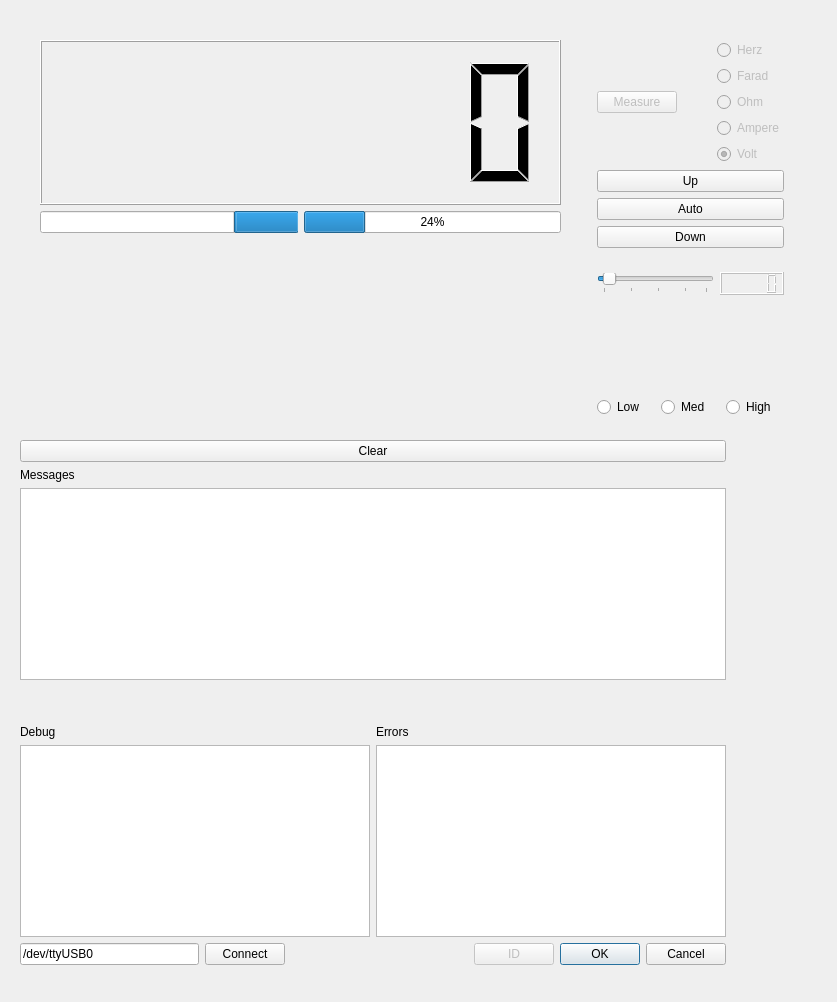
<?xml version="1.0" encoding="UTF-8"?>
<ui version="4.0">
 <class>DMM_MainDiag</class>
 <widget class="QDialog" name="DMM_MainDiag">
  <property name="geometry">
   <rect>
    <x>0</x>
    <y>0</y>
    <width>837</width>
    <height>1002</height>
   </rect>
  </property>
  <property name="windowTitle">
   <string>Dialog</string>
  </property>
  <property name="locale">
   <locale language="English" country="UnitedStates"/>
  </property>
  <widget class="QWidget" name="layoutWidget">
   <property name="geometry">
    <rect>
     <x>40</x>
     <y>40</y>
     <width>521</width>
     <height>391</height>
    </rect>
   </property>
   <layout class="QVBoxLayout" name="verticalLayout_8">
    <item>
     <layout class="QVBoxLayout" name="verticalLayout_7">
      <item>
       <layout class="QVBoxLayout" name="verticalLayout_3">
        <item>
         <widget class="QLCDNumber" name="lcdValue">
          <property name="smallDecimalPoint">
           <bool>true</bool>
          </property>
          <property name="digitCount">
           <number>6</number>
          </property>
         </widget>
        </item>
        <item>
         <layout class="QHBoxLayout" name="horizontalLayout">
          <item>
           <widget class="QProgressBar" name="pB_neg">
            <property name="value">
             <number>24</number>
            </property>
            <property name="invertedAppearance">
             <bool>true</bool>
            </property>
           </widget>
          </item>
          <item>
           <widget class="QProgressBar" name="pB_Pos">
            <property name="value">
             <number>24</number>
            </property>
           </widget>
          </item>
         </layout>
        </item>
       </layout>
      </item>
     </layout>
    </item>
    <item>
     <widget class="QwtPlot" name="qwt_ValPlot">
      <property name="frameShape">
       <enum>QFrame::NoFrame</enum>
      </property>
     </widget>
    </item>
   </layout>
  </widget>
  <widget class="QWidget" name="layoutWidget">
   <property name="enabled">
    <bool>true</bool>
   </property>
   <property name="geometry">
    <rect>
     <x>597</x>
     <y>40</y>
     <width>187</width>
     <height>377</height>
    </rect>
   </property>
   <layout class="QVBoxLayout" name="verticalLayout_9">
    <item>
     <layout class="QVBoxLayout" name="verticalLayout_6">
      <item>
       <layout class="QHBoxLayout" name="horizontalLayout_4">
        <item>
         <widget class="QPushButton" name="pb_Meas">
          <property name="enabled">
           <bool>false</bool>
          </property>
          <property name="text">
           <string>Measure</string>
          </property>
         </widget>
        </item>
        <item>
         <spacer name="horizontalSpacer">
          <property name="enabled">
           <bool>true</bool>
          </property>
          <property name="orientation">
           <enum>Qt::Horizontal</enum>
          </property>
          <property name="sizeHint" stdset="0">
           <size>
            <width>40</width>
            <height>20</height>
           </size>
          </property>
         </spacer>
        </item>
        <item>
         <layout class="QVBoxLayout" name="verticalLayout">
          <item>
           <widget class="QRadioButton" name="rB_Herz">
            <property name="enabled">
             <bool>false</bool>
            </property>
            <property name="text">
             <string>Herz</string>
            </property>
           </widget>
          </item>
          <item>
           <widget class="QRadioButton" name="rB_Farad">
            <property name="enabled">
             <bool>false</bool>
            </property>
            <property name="text">
             <string>Farad</string>
            </property>
           </widget>
          </item>
          <item>
           <widget class="QRadioButton" name="rB_Ohm">
            <property name="enabled">
             <bool>false</bool>
            </property>
            <property name="text">
             <string>Ohm</string>
            </property>
           </widget>
          </item>
          <item>
           <widget class="QRadioButton" name="rB_Ampere">
            <property name="enabled">
             <bool>false</bool>
            </property>
            <property name="text">
             <string>Ampere</string>
            </property>
           </widget>
          </item>
          <item>
           <widget class="QRadioButton" name="rB_Volt">
            <property name="enabled">
             <bool>false</bool>
            </property>
            <property name="text">
             <string>Volt</string>
            </property>
            <property name="checked">
             <bool>true</bool>
            </property>
           </widget>
          </item>
         </layout>
        </item>
       </layout>
      </item>
      <item>
       <layout class="QVBoxLayout" name="verticalLayout_4">
        <item>
         <layout class="QVBoxLayout" name="verticalLayout_2">
          <item>
           <widget class="QPushButton" name="pb_Up">
            <property name="text">
             <string>Up</string>
            </property>
           </widget>
          </item>
          <item>
           <widget class="QPushButton" name="pb_Auto">
            <property name="text">
             <string>Auto</string>
            </property>
           </widget>
          </item>
          <item>
           <widget class="QPushButton" name="pb_Down">
            <property name="text">
             <string>Down</string>
            </property>
           </widget>
          </item>
         </layout>
        </item>
        <item>
         <spacer name="verticalSpacer_2">
          <property name="orientation">
           <enum>Qt::Vertical</enum>
          </property>
          <property name="sizeHint" stdset="0">
           <size>
            <width>20</width>
            <height>18</height>
           </size>
          </property>
         </spacer>
        </item>
       </layout>
      </item>
     </layout>
    </item>
    <item>
     <layout class="QVBoxLayout" name="verticalLayout_5">
      <item>
       <layout class="QHBoxLayout" name="horizontalLayout_3">
        <item>
         <widget class="QSlider" name="hS_rate">
          <property name="minimum">
           <number>1</number>
          </property>
          <property name="maximum">
           <number>20</number>
          </property>
          <property name="singleStep">
           <number>1</number>
          </property>
          <property name="pageStep">
           <number>5</number>
          </property>
          <property name="value">
           <number>2</number>
          </property>
          <property name="orientation">
           <enum>Qt::Horizontal</enum>
          </property>
          <property name="tickPosition">
           <enum>QSlider::TicksBelow</enum>
          </property>
         </widget>
        </item>
        <item>
         <widget class="QLCDNumber" name="lcdRate">
          <property name="enabled">
           <bool>false</bool>
          </property>
         </widget>
        </item>
       </layout>
      </item>
      <item>
       <spacer name="verticalSpacer">
        <property name="orientation">
         <enum>Qt::Vertical</enum>
        </property>
        <property name="sizeHint" stdset="0">
         <size>
          <width>20</width>
          <height>68</height>
         </size>
        </property>
       </spacer>
      </item>
      <item>
       <layout class="QHBoxLayout" name="horizontalLayout_5">
        <item>
         <widget class="QRadioButton" name="rb_res_L">
          <property name="text">
           <string>Low</string>
          </property>
         </widget>
        </item>
        <item>
         <widget class="QRadioButton" name="rb_res_M">
          <property name="text">
           <string>Med</string>
          </property>
         </widget>
        </item>
        <item>
         <widget class="QRadioButton" name="rb_res_H">
          <property name="text">
           <string>High</string>
          </property>
         </widget>
        </item>
       </layout>
      </item>
     </layout>
    </item>
   </layout>
  </widget>
  <widget class="QWidget" name="layoutWidget">
   <property name="geometry">
    <rect>
     <x>20</x>
     <y>440</y>
     <width>706</width>
     <height>525</height>
    </rect>
   </property>
   <layout class="QVBoxLayout" name="verticalLayout_14">
    <item>
     <layout class="QVBoxLayout" name="verticalLayout_13">
      <property name="sizeConstraint">
       <enum>QLayout::SetFixedSize</enum>
      </property>
      <item>
       <widget class="QPushButton" name="pb_clear">
        <property name="text">
         <string>Clear</string>
        </property>
       </widget>
      </item>
      <item>
       <layout class="QVBoxLayout" name="verticalLayout_12">
        <item>
         <widget class="QLabel" name="label_3">
          <property name="text">
           <string>Messages</string>
          </property>
         </widget>
        </item>
        <item>
         <widget class="QTextEdit" name="te_output_msg">
          <property name="acceptDrops">
           <bool>false</bool>
          </property>
          <property name="readOnly">
           <bool>true</bool>
          </property>
         </widget>
        </item>
       </layout>
      </item>
      <item>
       <spacer name="verticalSpacer_3">
        <property name="orientation">
         <enum>Qt::Vertical</enum>
        </property>
        <property name="sizeHint" stdset="0">
         <size>
          <width>20</width>
          <height>40</height>
         </size>
        </property>
       </spacer>
      </item>
      <item>
       <layout class="QHBoxLayout" name="horizontalLayout_6">
        <item>
         <layout class="QVBoxLayout" name="verticalLayout_10">
          <item>
           <widget class="QLabel" name="label">
            <property name="text">
             <string>Debug</string>
            </property>
           </widget>
          </item>
          <item>
           <widget class="QTextEdit" name="te_output_dbg">
            <property name="acceptDrops">
             <bool>false</bool>
            </property>
            <property name="readOnly">
             <bool>true</bool>
            </property>
            <property name="textInteractionFlags">
             <set>Qt::NoTextInteraction</set>
            </property>
           </widget>
          </item>
         </layout>
        </item>
        <item>
         <layout class="QVBoxLayout" name="verticalLayout_11">
          <item>
           <widget class="QLabel" name="label_2">
            <property name="text">
             <string>Errors</string>
            </property>
           </widget>
          </item>
          <item>
           <widget class="QTextEdit" name="te_output_err">
            <property name="acceptDrops">
             <bool>false</bool>
            </property>
            <property name="readOnly">
             <bool>true</bool>
            </property>
            <property name="textInteractionFlags">
             <set>Qt::NoTextInteraction</set>
            </property>
           </widget>
          </item>
         </layout>
        </item>
       </layout>
      </item>
     </layout>
    </item>
    <item>
     <layout class="QGridLayout" name="gridLayout">
      <property name="sizeConstraint">
       <enum>QLayout::SetFixedSize</enum>
      </property>
      <item row="0" column="2">
       <spacer name="horizontalSpacer_2">
        <property name="orientation">
         <enum>Qt::Horizontal</enum>
        </property>
        <property name="sizeHint" stdset="0">
         <size>
          <width>183</width>
          <height>15</height>
         </size>
        </property>
       </spacer>
      </item>
      <item row="0" column="3">
       <layout class="QHBoxLayout" name="horizontalLayout_2">
        <property name="sizeConstraint">
         <enum>QLayout::SetFixedSize</enum>
        </property>
        <item>
         <widget class="QPushButton" name="pb_ID">
          <property name="enabled">
           <bool>false</bool>
          </property>
          <property name="text">
           <string>ID</string>
          </property>
          <property name="checkable">
           <bool>false</bool>
          </property>
         </widget>
        </item>
        <item>
         <widget class="QDialogButtonBox" name="buttonBox">
          <property name="orientation">
           <enum>Qt::Horizontal</enum>
          </property>
          <property name="standardButtons">
           <set>QDialogButtonBox::Cancel|QDialogButtonBox::Ok</set>
          </property>
         </widget>
        </item>
       </layout>
      </item>
      <item row="0" column="0">
       <widget class="QLineEdit" name="te_interface">
        <property name="text">
         <string>/dev/ttyUSB0</string>
        </property>
       </widget>
      </item>
      <item row="0" column="1">
       <widget class="QPushButton" name="pb_Connect">
        <property name="text">
         <string>Connect</string>
        </property>
        <property name="checkable">
         <bool>true</bool>
        </property>
       </widget>
      </item>
     </layout>
    </item>
   </layout>
  </widget>
 </widget>
 <customwidgets>
  <customwidget>
   <class>QwtPlot</class>
   <extends>QFrame</extends>
   <header>qwt_plot.h</header>
   <container>1</container>
  </customwidget>
 </customwidgets>
 <resources/>
 <connections>
  <connection>
   <sender>pB_neg</sender>
   <signal>valueChanged(int)</signal>
   <receiver>pB_Pos</receiver>
   <slot>setValue(int)</slot>
   <hints>
    <hint type="sourcelabel">
     <x>275</x>
     <y>88</y>
    </hint>
    <hint type="destinationlabel">
     <x>324</x>
     <y>81</y>
    </hint>
   </hints>
  </connection>
  <connection>
   <sender>buttonBox</sender>
   <signal>clicked(QAbstractButton*)</signal>
   <receiver>DMM_MainDiag</receiver>
   <slot>close()</slot>
   <hints>
    <hint type="sourcelabel">
     <x>722</x>
     <y>961</y>
    </hint>
    <hint type="destinationlabel">
     <x>733</x>
     <y>512</y>
    </hint>
   </hints>
  </connection>
  <connection>
   <sender>hS_rate</sender>
   <signal>valueChanged(int)</signal>
   <receiver>lcdRate</receiver>
   <slot>display(int)</slot>
   <hints>
    <hint type="sourcelabel">
     <x>651</x>
     <y>311</y>
    </hint>
    <hint type="destinationlabel">
     <x>759</x>
     <y>317</y>
    </hint>
   </hints>
  </connection>
  <connection>
   <sender>pb_clear</sender>
   <signal>clicked()</signal>
   <receiver>te_output_msg</receiver>
   <slot>clear()</slot>
   <hints>
    <hint type="sourcelabel">
     <x>285</x>
     <y>452</y>
    </hint>
    <hint type="destinationlabel">
     <x>223</x>
     <y>556</y>
    </hint>
   </hints>
  </connection>
  <connection>
   <sender>pb_clear</sender>
   <signal>clicked()</signal>
   <receiver>te_output_dbg</receiver>
   <slot>clear()</slot>
   <hints>
    <hint type="sourcelabel">
     <x>413</x>
     <y>457</y>
    </hint>
    <hint type="destinationlabel">
     <x>243</x>
     <y>782</y>
    </hint>
   </hints>
  </connection>
  <connection>
   <sender>pb_clear</sender>
   <signal>clicked()</signal>
   <receiver>te_output_err</receiver>
   <slot>clear()</slot>
   <hints>
    <hint type="sourcelabel">
     <x>541</x>
     <y>454</y>
    </hint>
    <hint type="destinationlabel">
     <x>523</x>
     <y>782</y>
    </hint>
   </hints>
  </connection>
  <connection>
   <sender>pb_Connect</sender>
   <signal>clicked(bool)</signal>
   <receiver>te_interface</receiver>
   <slot>setDisabled(bool)</slot>
   <hints>
    <hint type="sourcelabel">
     <x>194</x>
     <y>950</y>
    </hint>
    <hint type="destinationlabel">
     <x>127</x>
     <y>950</y>
    </hint>
   </hints>
  </connection>
 </connections>
</ui>
